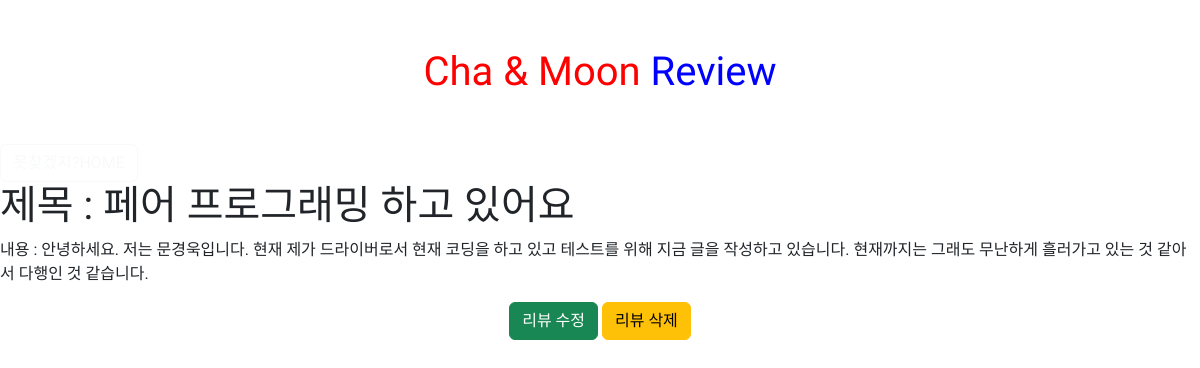
The page /detail/6 on the database as committed earlier.
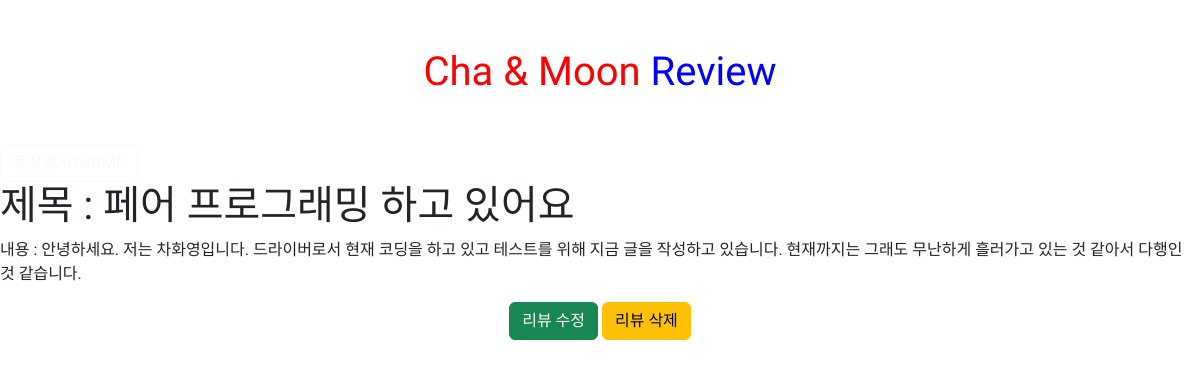
The same page on the database as committed later.
### movie/models.py (models this page shows)
class Review(models.Model):
    title = models.CharField(max_length=80)
    content = models.TextField()
    created_at = models.DateField(auto_now_add=True)
    updated_at = models.DateField(auto_now_add=True)

### movie/views.py (the view)
# urls.py: path('detail/<int:pk>', views.detail, name='detail'),
def detail(request, pk):
    pk = Review.objects.get(pk = pk)
    context = {
        'pk': pk,
    }
    return render(request, 'movie/detail.html', context)

### movie/templates/movie/detail.html
{% extends 'base.html' %} {% block content %}
<body>
  <h1>제목 : {{ pk.title }}</h1>
  <span> 내용 : {{ pk.content }} </span><br />
  <div style="text-align: center; margin-top: 1rem">
    <a href="{% url 'movie:edit' pk.pk %}" class="btn btn-success">리뷰 수정</a>
    <a href="{% url 'movie:delete' pk.pk %}" class="btn btn-warning"
      >리뷰 삭제</a
    >
  </div>
</body>
{% endblock %}

Rows that differ between the two databases and show on the page:
changed Review "페어 프로그래밍 하고 있어요": content "안녕하세요. 저는 문경욱입니다. 현재 제가 드라이버로서 현재 코딩을 하고 있고 테스트를 위해 지금 글을 작성하고 있습니다. 현재까지는 그래도 무난하게 흘러가고 있는 것 같아서 다행인 것 같습니다." → "안녕하세요. 저는 차화영입니다. 드라이버로서 현재 코딩을 하고 있고 테스트를 위해 지금 글을 작성하고 있습니다. 현재까지는 그래도 무난하게 흘러가고 있는 것 같아서 다행인 것 같습니다."
